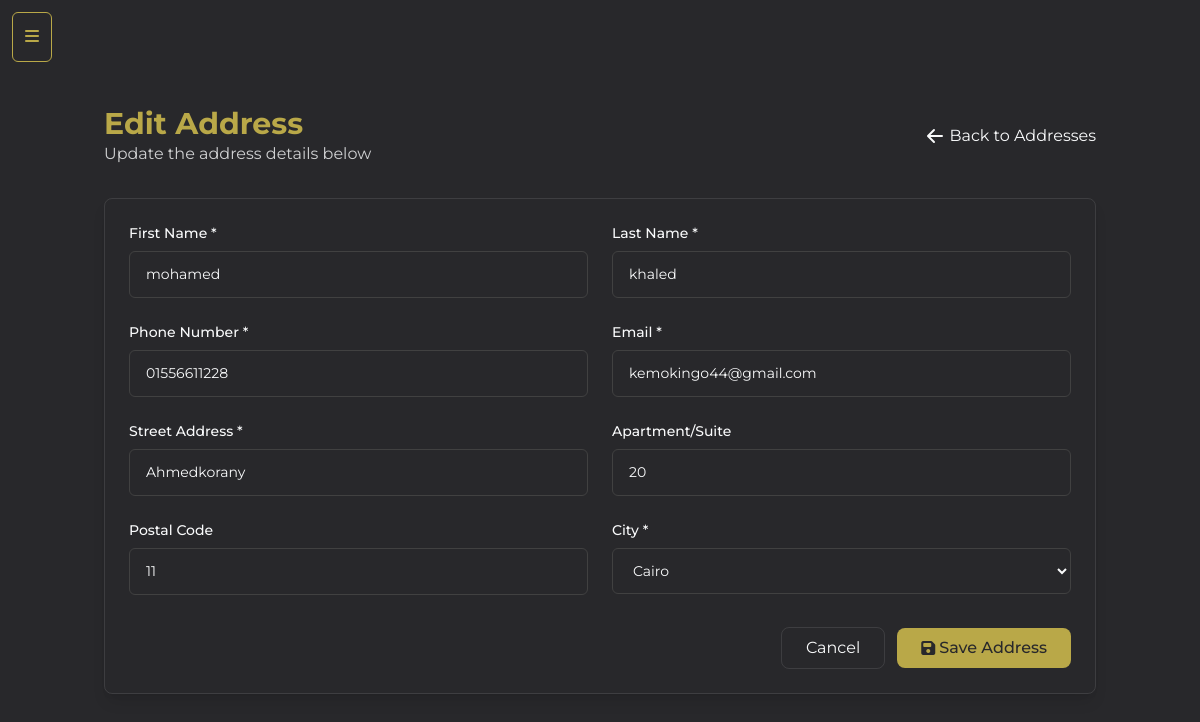
Before: /useradmin/edit-address/1/ with the older database file.
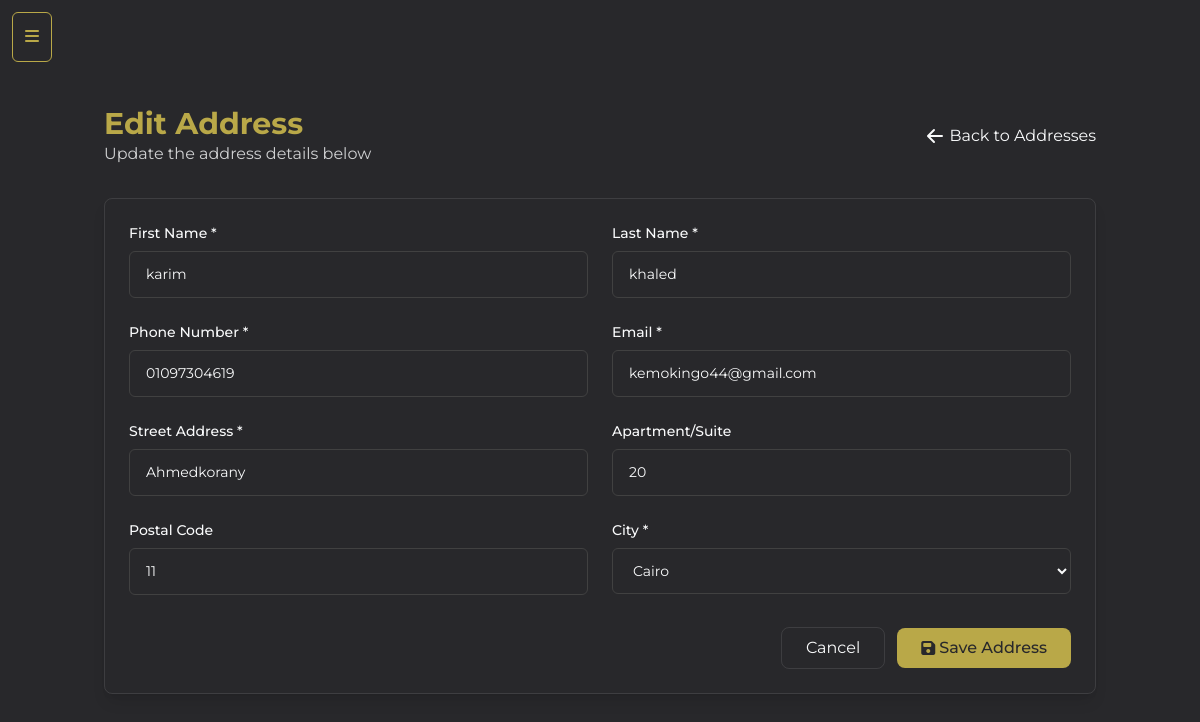
After: the same page with the newer database file.
### core/models.py (models this page shows, shortened)
class Address(models.Model):
    user=models.ForeignKey(User, on_delete=models.CASCADE, null=True, blank=True) #to show user who created the address
    first_name=models.CharField(max_length=100, blank=True, null=True)
    last_name=models.CharField(max_length=100, blank=True, null=True)
    email = models.EmailField(blank=True, null=True)  # Email field for the address
    phone=models.CharField(max_length=20, blank=True, null=True)
    street_address = models.CharField(max_length=255, blank=True, null=True)
    apartment = models.CharField(max_length=50, blank=True, null=True)
    status=models.BooleanField(default=False) #to show if the address is default or not
    postal_code = models.CharField(max_length=10, blank=True, null=True)
    city = models.CharField(max_length=100, choices=CITIES, default='Cairo', blank=True, null=True)  # Default city is Cairo
    created_at = models.DateTimeField(auto_now_add=True)
    class Meta:
        verbose_name_plural='addresses'

### useradmin/views.py (the view)
# urls.py: path('edit-address/<id>/', views.edit_address_view, name='edit-address'),
def edit_address_view(request, id):
    address = Address.objects.get(id=id)
    if request.method == 'POST':
        form = AddAddressForm(request.POST, instance=address)
        if form.is_valid():
            form.save()
            messages.success(request, "Address updated successfully!")
            return redirect('useradmin:addresses')
        else:
            messages.error(request, "Error updating address. Please check the form.")
    else:
        form = AddAddressForm(instance=address)
    return render(request, 'useradmin/edit_address.html', {'form': form, 'address': address})

### useradmin/forms.py
class AddAddressForm(forms.ModelForm):
    class Meta:
        model = Address
        fields = ['first_name', 'last_name', 'phone', 'email', 'street_address', 'apartment', 'postal_code', 'city']
        widgets = {
            'first_name': forms.TextInput(attrs={'class': 'form', 'placeholder': 'Enter first name'}),
            'last_name': forms.TextInput(attrs={'class': 'form', 'placeholder': 'Enter last name'}),
            'phone': forms.TextInput(attrs={'class': 'form', 'placeholder': 'Enter phone number'}),
            'email': forms.EmailInput(attrs={'class': 'form', 'placeholder': 'Enter email address'}),
            'street_address': forms.TextInput(attrs={'class': 'form', 'placeholder': 'Enter street address'}),
            'apartment': forms.TextInput(attrs={'class': 'form', 'placeholder': 'Enter apartment number (optional)'}),
            'postal_code': forms.TextInput(attrs={'class': 'form', 'placeholder': 'Enter postal code'}),
            'city': forms.Select(attrs={'class': 'select-form'}),
        }

### core/context_processors.py (called while the page is built)
def price_range_context(request):
    min_max_price = Product.objects.aggregate(Min('price'), Max('price'))
    return {
        'min_max_price': min_max_price,
      }

### templates/useradmin/edit_address.html (shortened to what this page needs)
{% extends "useradmin/base-sidebar.html" %}
{% load static %}
{% block content %}
<div class="container mx-auto px-4 py-6">
    <div class="flex justify-between items-center mb-8">
        <div>
            <h1 class="text-3xl font-bold text-gold">Edit Address</h1>
            <p class="text-light/80">Update the address details below</p>
        </div>
        <a href="{% url 'useradmin:addresses' %}" class="text-light hover:text-gold flex items-center gap-1">
            <svg xmlns="http://www.w3.org/2000/svg" class="h-5 w-5" viewBox="0 0 20 20" fill="currentColor">
                <path fill-rule="evenodd" d="M9.707 16.707a1 1 0 01-1.414 0l-6-6a1 1 0 010-1.414l6-6a1 1 0 011.414 1.414L5.414 9H17a1 1 0 110 2H5.414l4.293 4.293a1 1 0 010 1.414z" clip-rule="evenodd" />
            </svg>
            Back to Addresses
        </a>
    </div>
    <div class="bg-primary rounded-lg shadow-lg border border-white/10 p-6">
        <form method="POST">
            <div class="grid grid-cols-1 md:grid-cols-2 gap-6">
                <div class="space-y-6">
                    <div>
                        <label class="block text-sm font-medium text-light mb-2">First Name *</label>
                        {{ form.first_name }}
                    </div>
                    <div>
                        <label class="block text-sm font-medium text-light mb-2">Phone Number *</label>
                        {{ form.phone }}
                    </div>
                    <div>
                        <label class="block text-sm font-medium text-light mb-2">Street Address *</label>
                        {{ form.street_address }}
                    </div>
                    <div>
                        <label class="block text-sm font-medium text-light mb-2">Postal Code</label>
                        {{ form.postal_code }}
                    </div>
                </div>
                <div class="space-y-6">
                    <div>
                        <label class="block text-sm font-medium text-light mb-2">Last Name *</label>
                        {{ form.last_name }}
                    </div>
                    <div>
                        <label class="block text-sm font-medium text-light mb-2">Email *</label>
                        {{ form.email }}
                    </div>
                    <div>
                        <label class="block text-sm font-medium text-light mb-2">Apartment/Suite</label>
                        {{ form.apartment }}
                    </div>
                    <div>
                        <label class="block text-sm font-medium text-light mb-2">City *</label>
                        {{ form.city }}
                    </div>
                </div>
            </div>
            <div class="mt-8 flex justify-end gap-3">
                <a href="{% url 'useradmin:addresses' %}" class="px-6 py-2 rounded-lg border border-white/10 text-light hover:bg-white/5 transition">
                    Cancel
                </a>
                <button type="submit" class="px-6 py-2 rounded-lg bg-gold text-dark font-medium hover:bg-gold/90 transition flex items-center gap-1">
                  <i class="fa-solid fa-save"></i>
                    Save Address
                </button>
            </div>
        </form>
    </div>
</div>
{% endblock %}

Changed rows visible on the page:
changed Address "Ahmedkorany": first_name "mohamed" → "karim"; phone "01556611228" → "01097304619"
